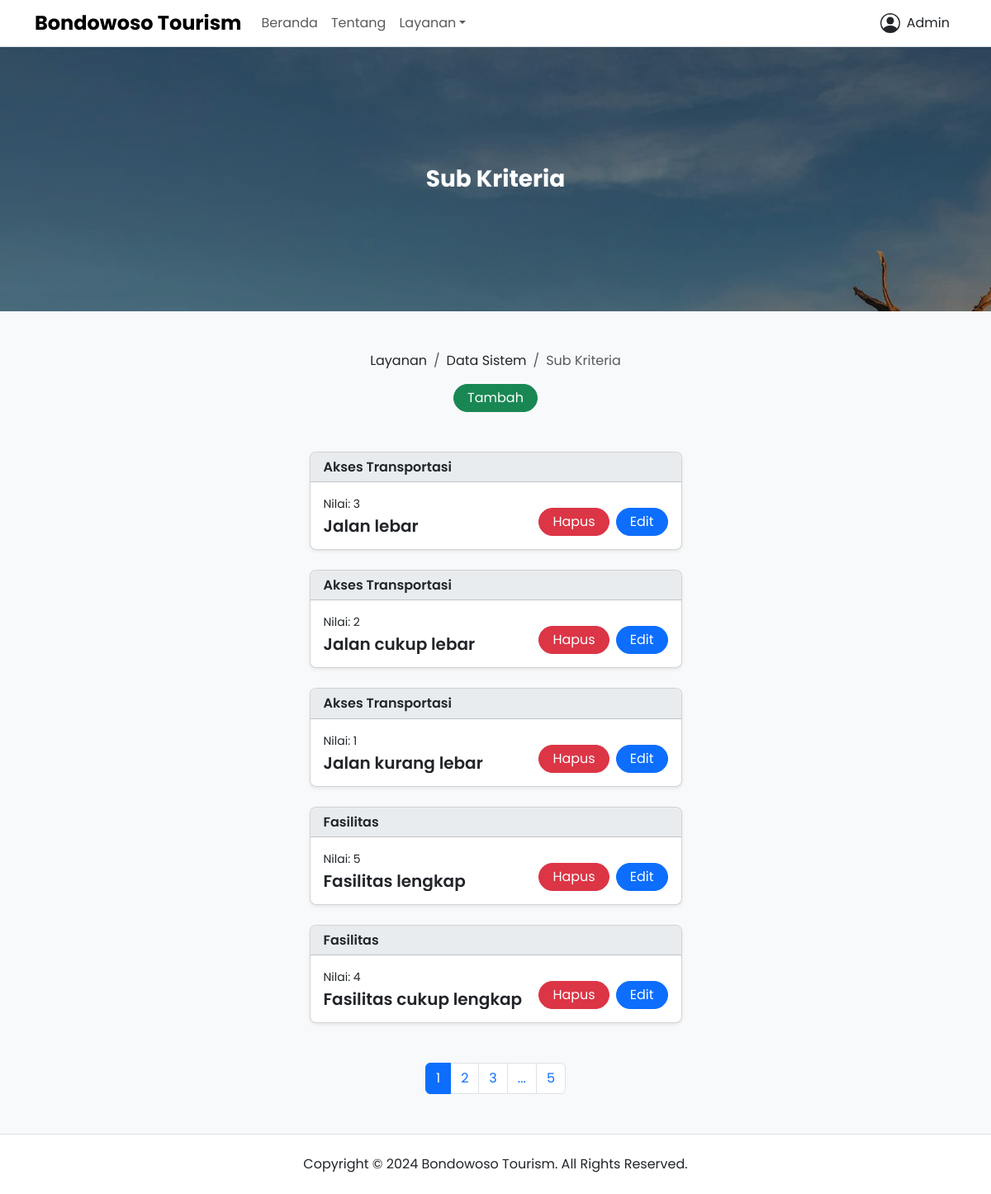
/layanan/sub-kriteria (signed in), run on the app's committed database.
### app/models.py (models this page shows, shortened)
class User(UserMixin, db.Model):
  __tablename__ = "user"
  id = db.Column(db.Integer, primary_key=True)
  name = db.Column(db.String(60), nullable=False)
  gender = db.Column(db.String(60), nullable=False)
  phone = db.Column(db.String(60), nullable=False, unique=True)
  email = db.Column(db.String(60), nullable=False, unique=True)
  role = db.Column(db.String(20), nullable=False, default="user")
  password = db.Column(db.String(128), nullable=False)
  joined_date = db.Column(db.DateTime, nullable=False, default=datetime.now)
  usage_help = db.relationship("UsageHelp", backref="user", lazy=True)
  criteria = db.relationship("Criteria", backref="user", lazy=True)
  sub_criteria = db.relationship("SubCriteria", backref="user", lazy=True)
  location_point = db.relationship("LocationPoint", backref="user", lazy=True)
  tour_type = db.relationship("TourType", backref="user", lazy=True)
  tour_list = db.relationship("TourList", backref="user", lazy=True)

class SubCriteria(db.Model):
  __tablename__ = "sub_criteria"
  id = db.Column(db.Integer, primary_key=True)
  name = db.Column(db.String(128), nullable=False)
  value = db.Column(db.Integer, nullable=False)
  posted_date = db.Column(db.DateTime, nullable=False, default=datetime.now)
  updated_date = db.Column(db.DateTime, onupdate=datetime.now, default=datetime.now)
  user_id = db.Column(db.Integer, db.ForeignKey("user.id"), nullable=False)
  criteria_id = db.Column(db.Integer, db.ForeignKey("criteria.id"), nullable=False)
  criteria = db.relationship("Criteria", back_populates="sub_criteria")

class Criteria(db.Model):
  __tablename__ = "criteria"
  id = db.Column(db.Integer, primary_key=True)
  name = db.Column(db.String(128), nullable=False)
  code = db.Column(db.String(128), nullable=False)
  attribute = db.Column(db.String(128), nullable=False)
  weight = db.Column(db.Float, nullable=False)
  posted_date = db.Column(db.DateTime, nullable=False, default=datetime.now)
  updated_date = db.Column(db.DateTime, onupdate=datetime.now, default=datetime.now)
  user_id = db.Column(db.Integer, db.ForeignKey("user.id"), nullable=False)
  sub_criteria = db.relationship("SubCriteria", back_populates="criteria")

### app/views/public.py (the view)
@public_app.route("/layanan/sub-kriteria", methods=["GET", "POST"])
@login_required
def sub_criteria():
  check_admin()
  page = request.args.get("page", 1, type=int)
  datas = SubCriteria.query.order_by(SubCriteria.posted_date.desc()).paginate(page=page, per_page=5)
  return render_template("public/services/system_data/sub-criteria.html", title="Sub Kriteria - Bondowoso Tourism", datas=datas)

### app/models.py (called while the page is built)
@login_manager.user_loader
def load_user(user_id):
  return User.query.get(int(user_id))

### app/utils.py (called while the page is built)
def check_admin():
  if not current_user.role == "admin":
    abort(403)

### app/templates/public/services/system_data/sub-criteria.html (shortened to what this page needs)
{% extends 'components/public/base.html' %} {% set active_page = 'system_data' %} {% block content %}
<div class="banner d-flex bg-hero h-20rem">
  <div class="container my-auto">
    <div class="row justify-content-center align-items-center">
      <div class="col-lg-10">
        <div class="text-white text-center">
          <h2 class="fw-bold fs-3 title-clamp-2 mb-0">Sub Kriteria</h2>
        </div>
      </div>
    </div>
  </div>
</div>
<div class="page-wrapper bg-body-tertiary">
  <div class="container">
    <div class="row justify-content-center align-items-center pt-5">
      <div class="col-lg-10">
        <div class="d-flex flex-column row-gap-3">
          <nav aria-label="breadcrumb">
            <ol class="breadcrumb justify-content-center align-items-center mb-0">
              <li class="breadcrumb-item"><a class="link-dark link-offset-2 link-underline-opacity-0 link-underline-opacity-100-hover" href="{{ url_for('public_app.services') }}">Layanan</a></li>
              <li class="breadcrumb-item"><a class="link-dark link-offset-2 link-underline-opacity-0 link-underline-opacity-100-hover" href="{{ url_for('public_app.system_data') }}">Data Sistem</a></li>
              <li class="breadcrumb-item active" aria-current="page">Sub Kriteria</li>
            </ol>
          </nav>
          {% if current_user.role == "admin" %}
          <div class="text-center">
            <a class="btn btn-success rounded-5 py-1 px-3" href="{{ url_for('public_app.create_sub_criteria') }}" role="button">Tambah</a>
          </div>
          {% endif %}
        </div>
      </div>
    </div>
    {% if datas.total > 0 %}
    <div class="row flex-column justify-content-center align-items-center row-gap-4 py-5">
      {% for data in datas %}
      <div class="col-lg-5">
        <div class="card shadow-sm rounded-3">
          <div class="card-header bg-body-secondary rounded-top-3">
            <h5 class="fw-semibold fs-6 text-clamp-1 mb-0">{{ data.criteria.name }}</h5>
          </div>
          <div class="card-body">
            <div class="d-flex flex-column flex-lg-row justify-content-between align-items-start align-items-lg-end row-gap-3">
              <div class="d-flex flex-column row-gap-1">
                <p class="small text-clamp-1 mb-0">Nilai: {{ data.value }}</p>
                <h6 class="fw-semibold fs-5 text-clamp-2 mb-0">{{ data.name }}</h6>
              </div>
              {% if current_user.role == "admin" %}
              <div class="d-flex flex-row justify-content-start column-gap-2">
                <a class="btn btn-danger rounded-5 py-1 px-3" href="#" role="button" data-bs-toggle="modal" data-bs-target="#deleteDataModal{{ data.id }}">Hapus</a>
                <a class="btn btn-primary rounded-5 py-1 px-3" href="{{ url_for('public_app.update_sub_criteria', id=data.id) }}" role="button">Edit</a>
              </div>
              {% endif %}
            </div>
          </div>
        </div>
      </div>
      {% endfor %}
    </div>
    <div class="row pb-5">
      <div class="col-lg-12">
        <nav>
          <ul class="pagination justify-content-center align-items-center mb-0">
            {% for page_num in datas.iter_pages(left_edge=1, right_edge=1, left_current=1, right_current=2) %} {% if page_num %} {% if datas.page == page_num %}
            <li class="page-item active" aria-current="page">
              <span class="page-link">{{ page_num }}</span>
            </li>
            {% else %}
            <li class="page-item">
              <a class="page-link" href="{{ url_for('public_app.sub_criteria', page=page_num) }}">{{ page_num }}</a>
            </li>
            {% endif %} {% else %}
            <li class="page-item">
              <span class="page-link">...</span>
            </li>
            {% endif %} {% endfor %}
          </ul>
        </nav>
      </div>
    </div>
    {% endif %}
  </div>
</div>
{% endblock %}

### app/templates/components/public/includes/navbar.html (shortened to what this page needs)
<nav class="navbar navbar-expand-lg bg-body border-bottom">
  <div class="container">
    <a class="navbar-brand" href="{{ url_for('public_app.homepage') }}">
      <h1 class="fw-bold fs-4 my-auto">Bondowoso Tourism</h1>
    </a>
    <div class="offcanvas offcanvas-end border-0" tabindex="-1" id="offcanvasNavbar" aria-labelledby="offcanvasNavbarLabel">
      <div class="offcanvas-body">
        <ul class="navbar-nav me-auto">
          <li class="nav-item">
            <a class="{{ 'nav-link active' if active_page == 'home' else 'nav-link' }}" aria-current="page" href="{{ url_for('public_app.homepage') }}">Beranda</a>
          </li>
          <li class="nav-item">
            <a class="{{ 'nav-link active' if active_page == 'about' else 'nav-link' }}" href="{{ url_for('public_app.about') }}">Tentang</a>
          </li>
          <li class="nav-item dropdown">
            <a class="nav-link dropdown-toggle" href="#" role="button" data-bs-toggle="dropdown" aria-expanded="false">Layanan</a>
          </li>
        </ul>
        <ul class="navbar-nav">
          {% if current_user.is_authenticated %}
          <li class="nav-item dropdown">
            <a class="nav-link text-body" href="#" role="button" data-bs-toggle="dropdown" aria-expanded="false">
              <div class="d-flex align-items-center column-gap-2">
                <svg xmlns="http://www.w3.org/2000/svg" height="1.5em" fill="currentColor" viewBox="0 0 16 16">
                  <path d="M11 6a3 3 0 1 1-6 0 3 3 0 0 1 6 0" />
                  <path fill-rule="evenodd" d="M0 8a8 8 0 1 1 16 0A8 8 0 0 1 0 8m8-7a7 7 0 0 0-5.468 11.37C3.242 11.226 4.805 10 8 10s4.757 1.225 5.468 2.37A7 7 0 0 0 8 1" />
                </svg>
                <p class="mb-0">{{ current_user.name }}</p>
              </div>
            </a>
          </li>
          {% else %}
          <li class="nav-item my-auto">
            <a class="btn btn-outline-dark rounded-5 py-1 px-3" href="{{ url_for('control_panel_app.login') }}" role="button">Masuk</a>
            <a class="btn btn-dark rounded-5 py-1 px-3" href="{{ url_for('control_panel_app.register') }}" role="button">Daftar</a>
          </li>
          {% endif %}
        </ul>
      </div>
    </div>
  </div>
</nav>

### app/static/css/main.css (style rules this page uses)
body { font-family: "Poppins", sans-serif; }
.bg-hero { background: linear-gradient(rgba(0, 0, 0, 0.25), rgba(0, 0, 0, 0.25)), url(../media/uploads/home/hero.jpg); background-attachment: fixed; background-repeat: no-repeat; background-size: cover; background-position: center; }
.h-20rem { height: 20rem; }
.text-clamp-1 { display: -webkit-box; -webkit-box-orient: vertical; -webkit-line-clamp: 1; overflow: hidden; }
.text-clamp-2 { display: -webkit-box; -webkit-box-orient: vertical; -webkit-line-clamp: 2; overflow: hidden; }

### data on the page
User: name "Admin"
SubCriteria: criteria.name "Akses Transportasi", value "3", name "Jalan lebar"
SubCriteria: criteria.name "Akses Transportasi", value "2", name "Jalan cukup lebar"
SubCriteria: criteria.name "Akses Transportasi", value "1", name "Jalan kurang lebar"
SubCriteria: criteria.name "Fasilitas", value "5", name "Fasilitas lengkap"
SubCriteria: criteria.name "Fasilitas", value "4", name "Fasilitas cukup lengkap"

### other printed values
{{ page_num }} "1"
{{ page_num }} "2" "3" "5"
